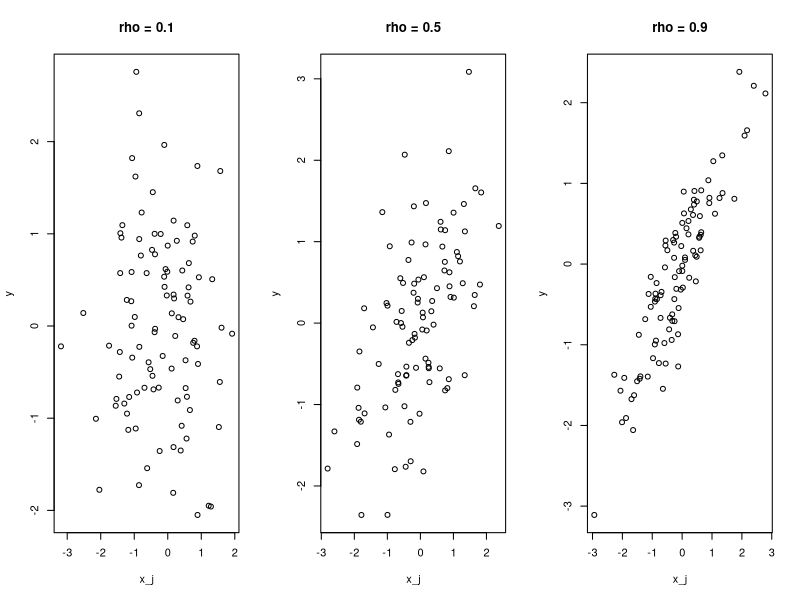

Generate this figure with R:
n = 100
par(mfrow=c(1,3))
r = 0.1
x1 = rnorm(n)
x2 = rnorm(n)
y1 = r*x2+sqrt(1-r*r)*x1
plot(y1,x2, main = "rho = 0.1", xlab = "x_j", ylab = "y")
r = 0.5
x1 = rnorm(n)
x2 = rnorm(n)
y1 = r*x2+sqrt(1-r*r)*x1
plot(y1,x2, main = "rho = 0.5", xlab = "x_j", ylab = "y")
r = 0.9
x1 = rnorm(n)
x2 = rnorm(n)
y1 = r*x2+sqrt(1-r*r)*x1
plot(y1,x2, main = "rho = 0.9", xlab = "x_j", ylab = "y")
